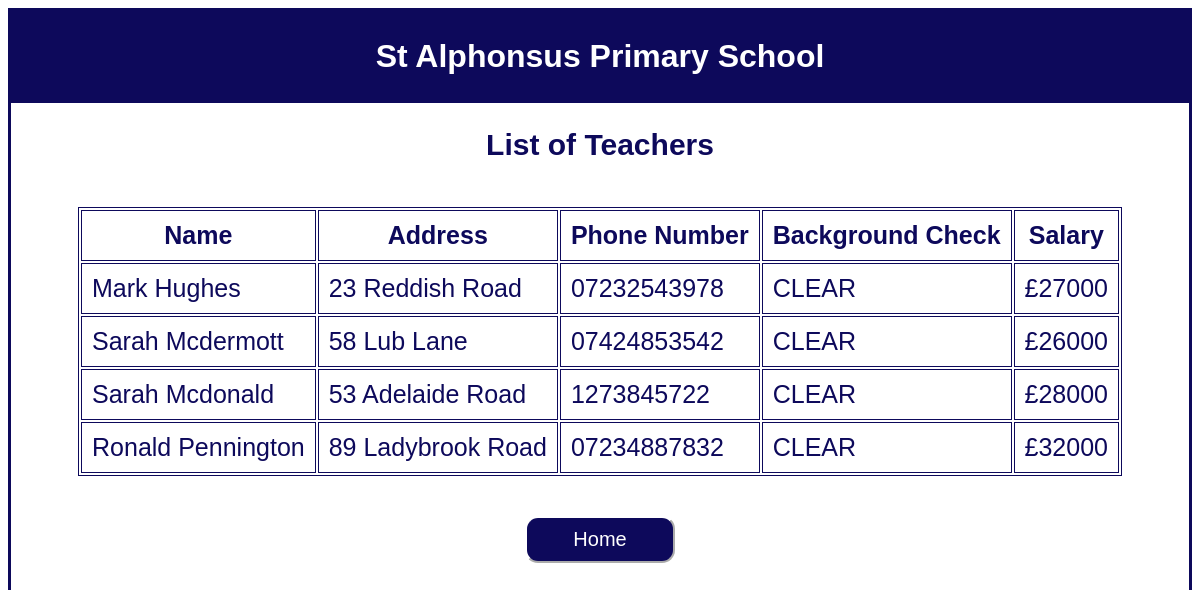
The page /viewTeachers.php on the database its author committed.
### tables this page shows
CREATE TABLE `Teachers` (
  `t_ID` int(11) NOT NULL,
  `t_Fname` varchar(20) DEFAULT NULL,
  `t_Sname` varchar(20) DEFAULT NULL,
  `t_Address` varchar(50) DEFAULT NULL,
  `t_phoneNum` varchar(11) DEFAULT NULL,
  `t_BackgroundCheck` varchar(50) DEFAULT NULL,
  `t_Salary` int(11) DEFAULT NULL
);

### viewTeachers.php (the view, shortened to what this page needs)
<!DOCTYPE html>
<html lang="en">
<head>
    <link rel="stylesheet" href="CSS/view.css">
</head>
<body>
    <header>
        <h1>St Alphonsus Primary School</h1>
    </header>
    <h2>List of Teachers</h2>
    <?php
    $host = "localhost";
    $username = "root";
    $password = "";
    $dbname = "PrimarySchool";
    $conn = new mysqli($host, $username, $password, $dbname);
    $sql = "SELECT t_Fname, t_Sname, t_Address, t_phoneNum, t_BackgroundCheck, t_Salary FROM Teachers ORDER BY t_Sname ASC";
    $result = $conn->query($sql);
    $all_Teachers = $result -> fetch_all(MYSQLI_ASSOC);
    echo "<div>";
    echo "<table>";
    echo "<tr><th>Name</th><th>Address</th><th>Phone Number</th><th>Background Check</th><th>Salary</th></tr>";
    foreach ($all_Teachers as $row) {
        $fullName = $row["t_Fname"] . " " . $row["t_Sname"];
        echo "<tr>";
        echo "<td>" . $fullName . "</td>";
        echo "<td>" . $row["t_Address"] . "</td>";
        echo "<td>" . $row["t_phoneNum"] . "</td>";
        echo "<td>" . $row["t_BackgroundCheck"] . "</td>";
        echo "<td>£" . $row["t_Salary"] . "</td>";
        echo "</tr>";
    }
    echo "</table>";
    echo "</div>";
    ?>
    <div><form action="home.php"><button>Home</button></form></div>
</body>
</html>

### CSS/view.css (style rules this page uses)
body { border: 3px solid rgb(13, 9, 91); height: 95vh; font-family: sans-serif; }
header { padding: 1px; background-color: rgb(13, 9, 91); margin-bottom: 20px; }
h1 { color: white; border: none; text-align: center; padding: 5px; font-family: sans-serif; }
h2 { color: rgb(13, 9, 91); border: none; text-align: center; font-family: sans-serif; font-size: 30px ; }
div { display: grid; justify-content: center; padding: 20px; font-family: sans-serif; font-size: 25px; color: rgb(13, 9, 91); }
th, td { border: 1px solid rgb(13, 9, 91); padding: 10px; }
table { border: 1px solid rgb(13, 9, 91); }
button { padding: 10px; text-align: center; width: 150px; background-color: rgb(13, 9, 91); color: white; border-color: white; border-radius: 13px; font-size: 20px; margin-bottom: 10px; }

### rows shown on the page
teachers: fullName "Mark Hughes", t_Address "23 Reddish Road", t_phoneNum "07232543978", t_BackgroundCheck "CLEAR", t_Salary "27000"
teachers: fullName "Sarah Mcdermott", t_Address "58 Lub Lane", t_phoneNum "07424853542", t_BackgroundCheck "CLEAR", t_Salary "26000"
teachers: fullName "Sarah Mcdonald", t_Address "53 Adelaide Road", t_phoneNum "1273845722", t_BackgroundCheck "CLEAR", t_Salary "28000"
teachers: fullName "Ronald Pennington", t_Address "89 Ladybrook Road", t_phoneNum "07234887832", t_BackgroundCheck "CLEAR", t_Salary "32000"
